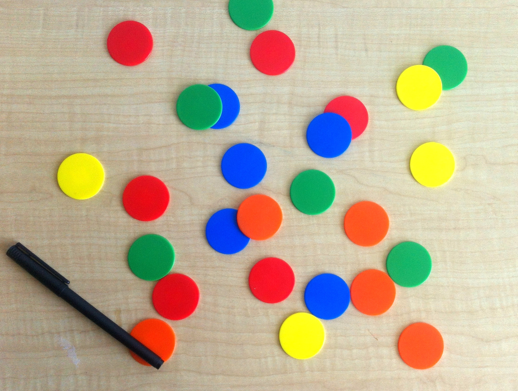
#> input picture Tutorial_2/Pictures/coloredChips.png, 518 x 391 px
$ python Thresholding.py
#> lines starting #> are read from the running program, lines starting #| are printed output that depends on the picture; after the words box and inside, x2 and y2 are one past the last pixel; in counts of white or black regions, pixels touching at a corner belong together
import cv2
import matplotlib.pyplot as plt
import numpy as np

image_path = "./Pictures/coloredChips.png"
img = cv2.imread(image_path)
#> img is the input picture: shape (391, 518, 3); mean B, G, R 148.1, 173.3, 188.3

# convert to grayscale
img_gray = cv2.cvtColor(img, cv2.COLOR_BGR2GRAY)
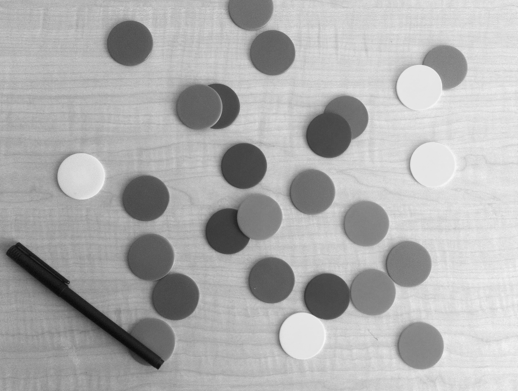
#> img_gray: shape (391, 518); min 10, max 247, mean 174.9
height, width = img_gray.shape
#> height = 391; width = 518

# set the threshold
THRESH = 130

# create placeholder matrix for the output
img_thres = np.zeros((height, width), dtype=np.uint8)

for row in range(0, height):
	for col in range(0, width):
		if img_gray[row, col] > THRESH:
			img_thres[row, col] = 255
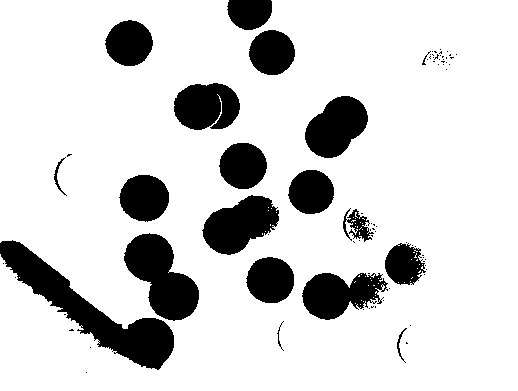
#> img_thres: shape (391, 518); 83.4% white; 83 black regions (64 under 20 px), largest, box (x1, y1, x2, y2) and area: (0, 240, 174, 370) 6104, (124, 233, 199, 321) 3731, (202, 195, 279, 255) 2917
		# else already = 0 from initializing the array

# same operation without loops
ret, img_thres2 = cv2.threshold(img_gray, THRESH, 255, cv2.THRESH_BINARY)
#> ret = 130

# display
plt.subplot(131), plt.imshow(img_gray, cmap='gray')
plt.title("Grayscale Image"), plt.xticks([]), plt.yticks([])
plt.subplot(132), plt.imshow(img_thres, cmap="gray")
plt.title("Thresholded Image"), plt.xticks([]), plt.yticks([])
plt.subplot(133), plt.imshow(img_thres2, cmap="gray")
plt.title("Thresholded Image2"), plt.xticks([]), plt.yticks([])
plt.show()
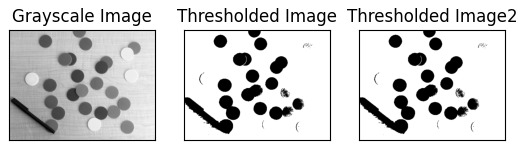
#> figure drawn by matplotlib, 3 panels

$ run again, with Tutorial_2/Pictures/RawPicture.jpg saved as Tutorial_2/Pictures/coloredChips.png
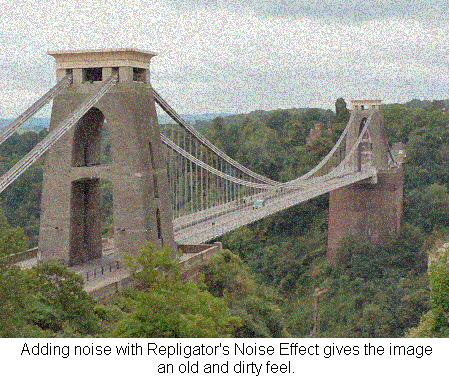
#> input picture Tutorial_2/Pictures/RawPicture.jpg, 449 x 379 px
#> img is the input picture: shape (379, 449, 3); mean B, G, R 136.1, 147.7, 147.5
#> after the loop `for row in range(0, height):`:
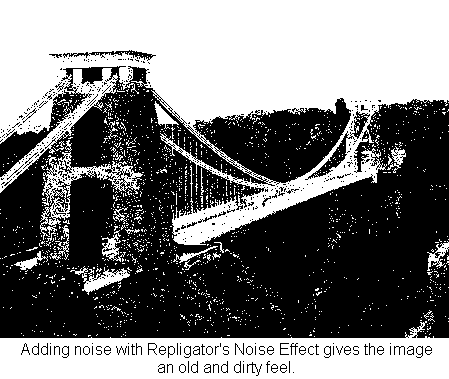
#> img_thres: shape (379, 449); 47.1% white; 1640 white regions (1617 under 20 px), largest, box (x1, y1, x2, y2) and area: (0, 0, 449, 245) 55389, (0, 321, 449, 379) 17104, (40, 140, 143, 242) 1902
#> ret = 130
#> `plt.show()`:
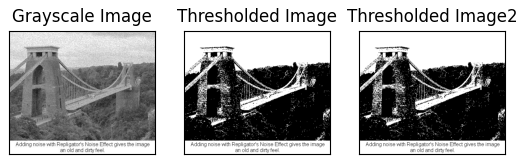
#> figure drawn by matplotlib, 3 panels
